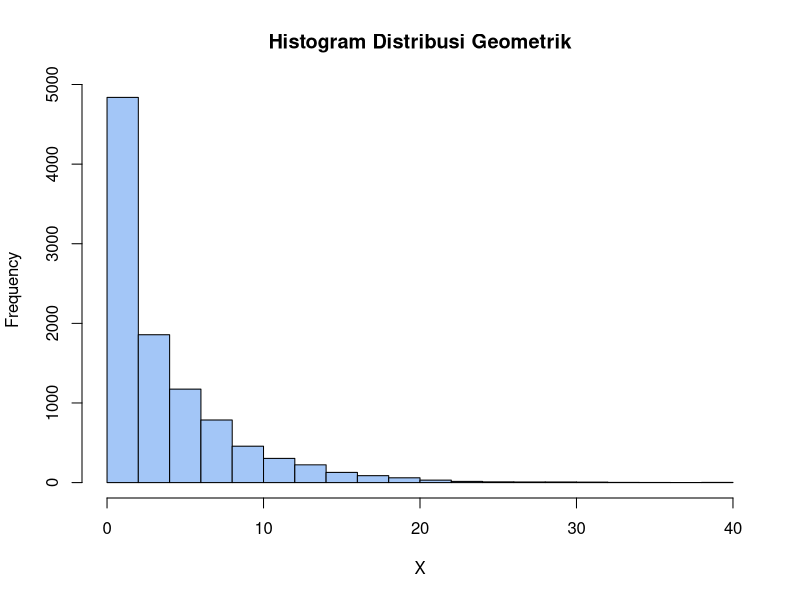
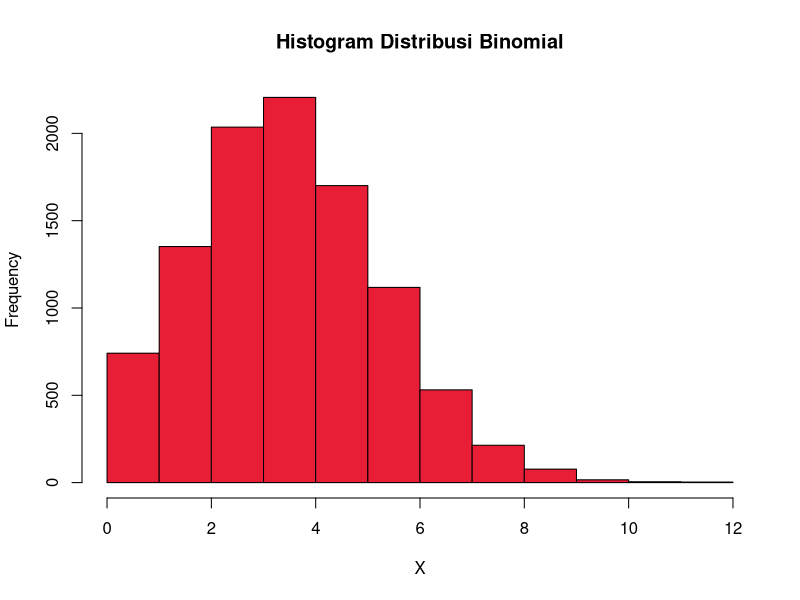
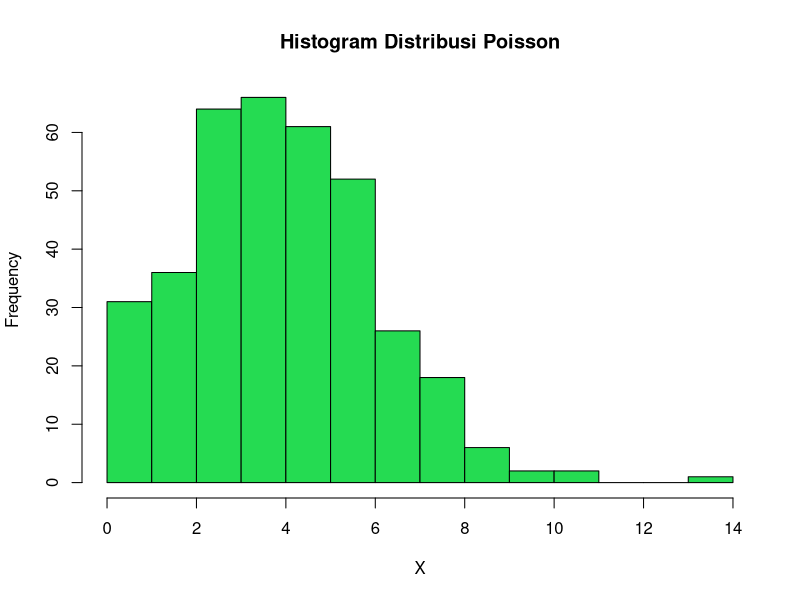
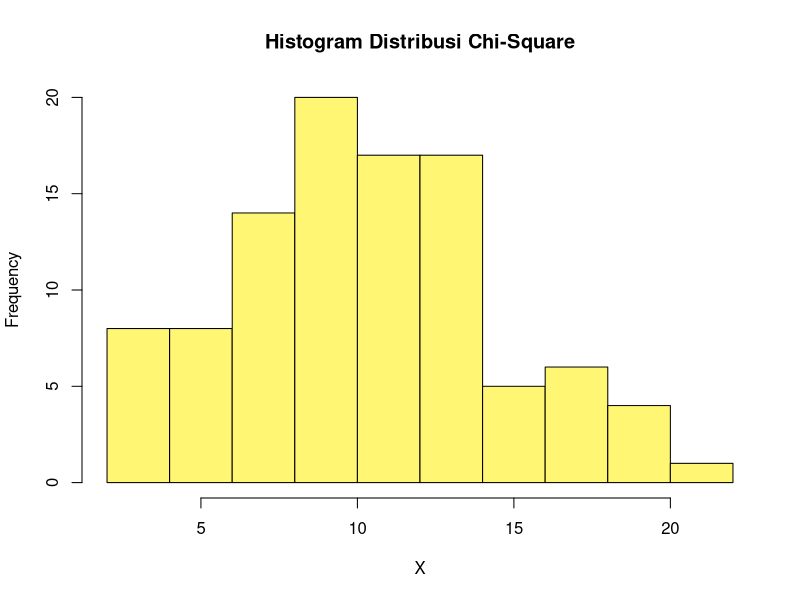
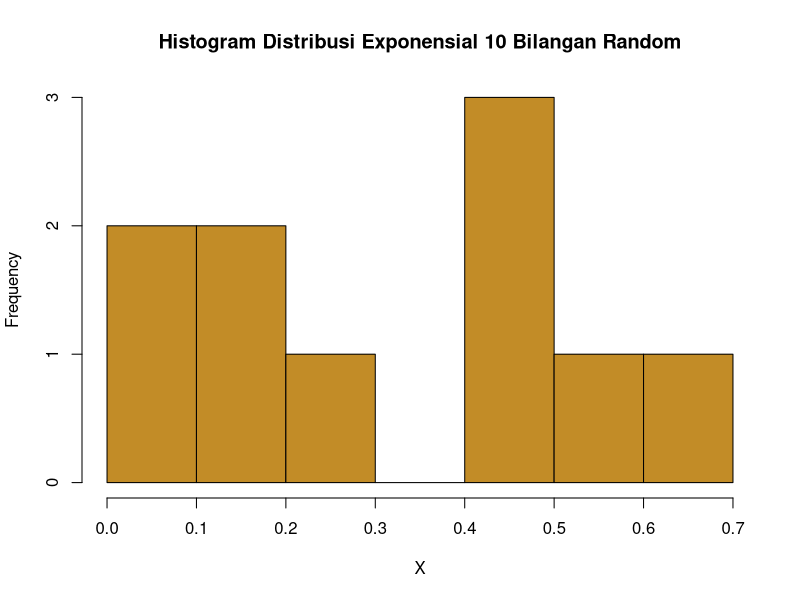
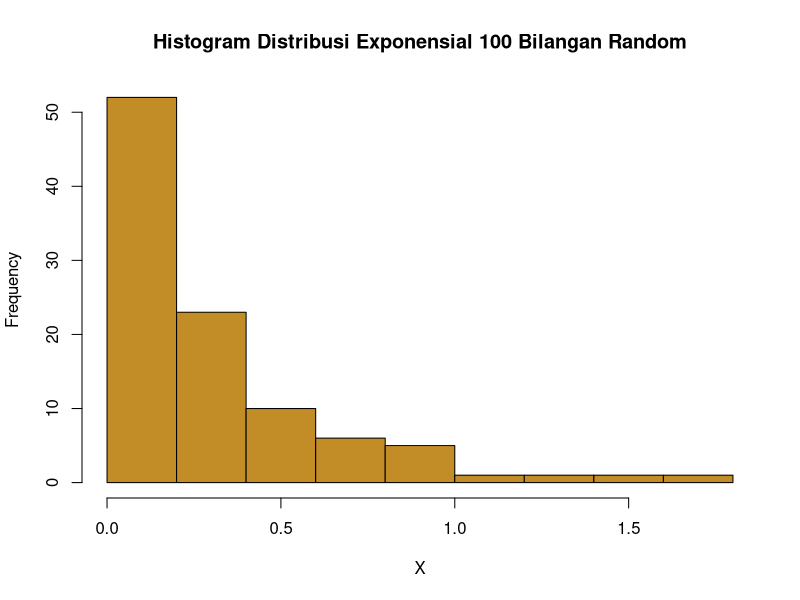
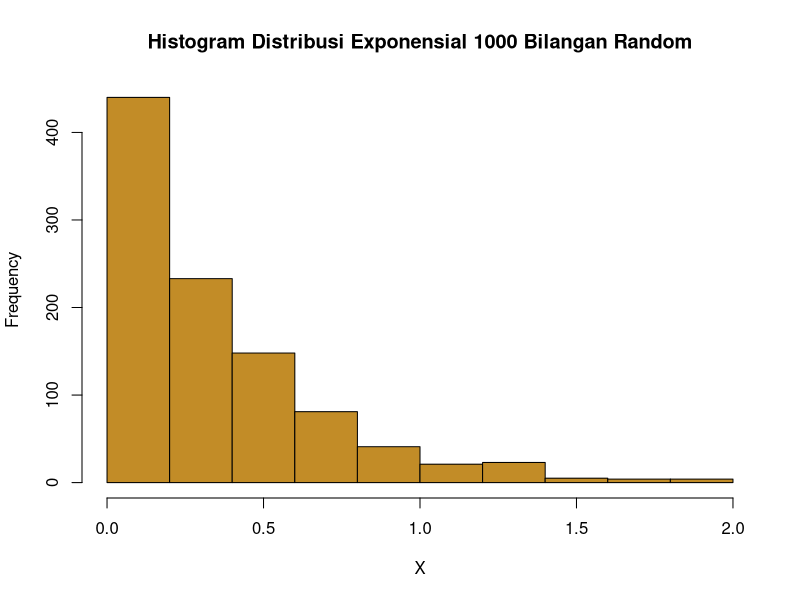
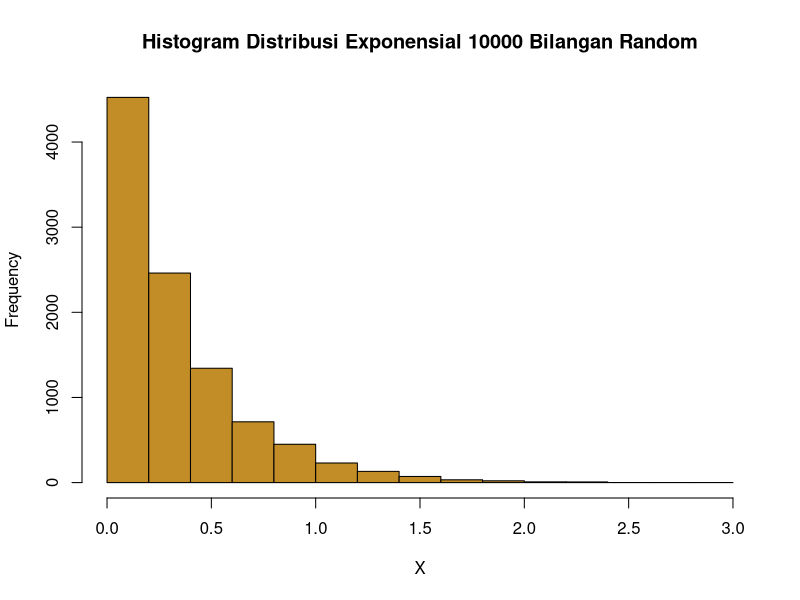

Write R code to recreate these figures, in order. (Note: this script raises an error after producing the figures.)
# Nomor 1
cat("Nomor 1:\n")
# Nomor 1A
x <- 3
p <- 0.20
peluang <- dgeom(x, p)
cat(paste("a. Peluang =", peluang, "\n"))

# Nomor 1B
n_data <- 10000
dist <- rgeom(n_data, p)
mean <- mean(dist == x)
cat(paste("b. Mean =", mean, "\n"))

# Nomor 1C
cat("c. Pada poin A, peluang selalu konstan, sedangkan pada poin B, mean dapat
   berubah-ubah karena menggunakan nilai-nilai random. Jadi, dapat disimpulkan
   bahwa nilai peluang pada poin A selalu tetap sedangkan mean pada poin B
   selalu berubah.\n")

# Nomor 1D
cat("d. (Grafik Histogram Distribusi Geometrik)\n")
hist(dist,
    main = "Histogram Distribusi Geometrik",
    col = "#a3c6f7",
    xlab = "X")

# Nomor 1E
rataan <- 1 / p
varian <- (1 - p) / p^2
cat(paste("e. Rataan =", rataan, "\n"))
cat(paste("   Varian =", varian, "\n"))


# Nomor 2
cat("\nNomor 2:\n")

# Nomor 2A
n <- 20
p <- 0.2
x <- 4
peluang <- dbinom(x, n, p)
cat(paste("a. Peluang =", peluang, "\n"))

# Nomor 2B
dist <- rbinom(10000, n, p)
cat("b. (Histogram Distribusi Binomial)\n")
hist(dist,
    main = "Histogram Distribusi Binomial",
    col = "#e81e36",
    xlab = "X")

# Nomor 2C
rataan <- n * p
varian <- n * p * (1 - p)
cat(paste("c. Rataan =", rataan, "\n"))
cat(paste("   Varian =", varian, "\n"))

# Nomor 3
cat("\nNomor 3:\n")

# Nomor 3A
lambda <- 4.5
x <- 6
peluang <- dpois(x, lambda)
cat(paste("a. Peluang =", peluang, "\n"))

# Nomor 3B
n <- 365
dist <- rpois(365, lambda)
cat("b. (Histogram Distribusi Poisson)\n")
hist(dist,
    main = "Histogram Distribusi Poisson",
    col = "#25db52",
    xlab = "X")

# Nomor 3C
cat("c. Pada poin B, jika jumlah hari terjadi kelahiran 6 bayi dalam setahun
   dibandingkan dengan 365 hari maka hasilnya mendekati peluang pada poin A.
   Jadi, dapat disimpulkan bahwa simulasi distribusi poisson sesuai dengan
   pendistribusi poisson.\n")

# Nomor 3D
rataan <- lambda
varian <- lambda
cat(paste("d. Rataan =", rataan, "\n"))
cat(paste("   Varian =", varian, "\n"))


# Nomor 4
cat("\nNomor 4:\n")

# Nomor 4A
x <- 2
v <- 10
peluang <- dchisq(x, v)
cat(paste("a. Peluang =", peluang, "\n"))

# Nomor 4B
n <- 100
dist <- rchisq(n, v)
cat("b. (Histogram Distribusi Chi-Square)\n")
hist(dist,
    main = "Histogram Distribusi Chi-Square",
    col = "#fff674",
    xlab = "X")

# Nomor 4C
rataan <- v
varian <- 2 * v
cat(paste("c. Rataan =", rataan, "\n"))
cat(paste("   Varian =", varian, "\n"))


# Nomor 5
cat("\nNomor 5:\n")

# Nomor 5A
lambda <- 3
peluang <- dexp(1, lambda)
cat(paste("a. Peluang =", peluang, "\n"))

# Nomor 5B
cat("b. (Histogram Distribusi Exponensial)\n")
n1 <- 10
n2 <- 100
n3 <- 1000
n4 <- 10000
dist1 <- rexp(n1, lambda)
dist2 <- rexp(n2, lambda)
dist3 <- rexp(n3, lambda)
dist4 <- rexp(n4, lambda)
hist(dist1,
    main = "Histogram Distribusi Exponensial 10 Bilangan Random",
    col = "#c28c27",
    xlab = "X")
hist(dist2,
    main = "Histogram Distribusi Exponensial 100 Bilangan Random",
    col = "#c28c27",
    xlab = "X")
hist(dist3,
    main = "Histogram Distribusi Exponensial 1000 Bilangan Random",
    col = "#c28c27",
    xlab = "X")
hist(dist4,
    main = "Histogram Distribusi Exponensial 10000 Bilangan Random",
    col = "#c28c27",
    xlab = "X")

# Nomor 5C
n <- 100
set.seed(1)
dist <- rexp(n, lambda)
rataan <- mean(dist)
varian <- var(dist)
cat(paste("c. Rataan =", rataan, "\n"))
cat(paste("   Varian =", varian, "\n"))

cat("\nNomor 6:\n")

# Nomor 6A
n <- 100
normal_mean <- 50
normal_sd <- 8

data <- rnorm(n, mean, sd)
mean <- mean(data)
sd <- sd(data)

# x1 and x2 are random numbers taken from data that are bigger
# and bigger than the data mean, respectively
x1 <- sample(subset(data, data > mean), 1)
x2 <- sample(subset(data, data < mean), 1)

peluang <- pnorm(x1, mean, sd) - pnorm(x2, mean, sd)
z_score <- qnorm(peluang, mean, sd)

cat(paste("a. Peluang =", peluang, "\n"))
cat(paste("   Z-Score =", z_score, "\n"))
plot(data)

# Nomor 6B
cat("b. (Histogram Distribusi Normal)\n")
hist(data,
    main = "Histogram Distribusi Normal",
    col = "#808080",
    xlab = "X",
    breaks = 50)

# Nomor 6C
varian <- var(data)
cat(paste("c. Varian =", varian, "\n"))